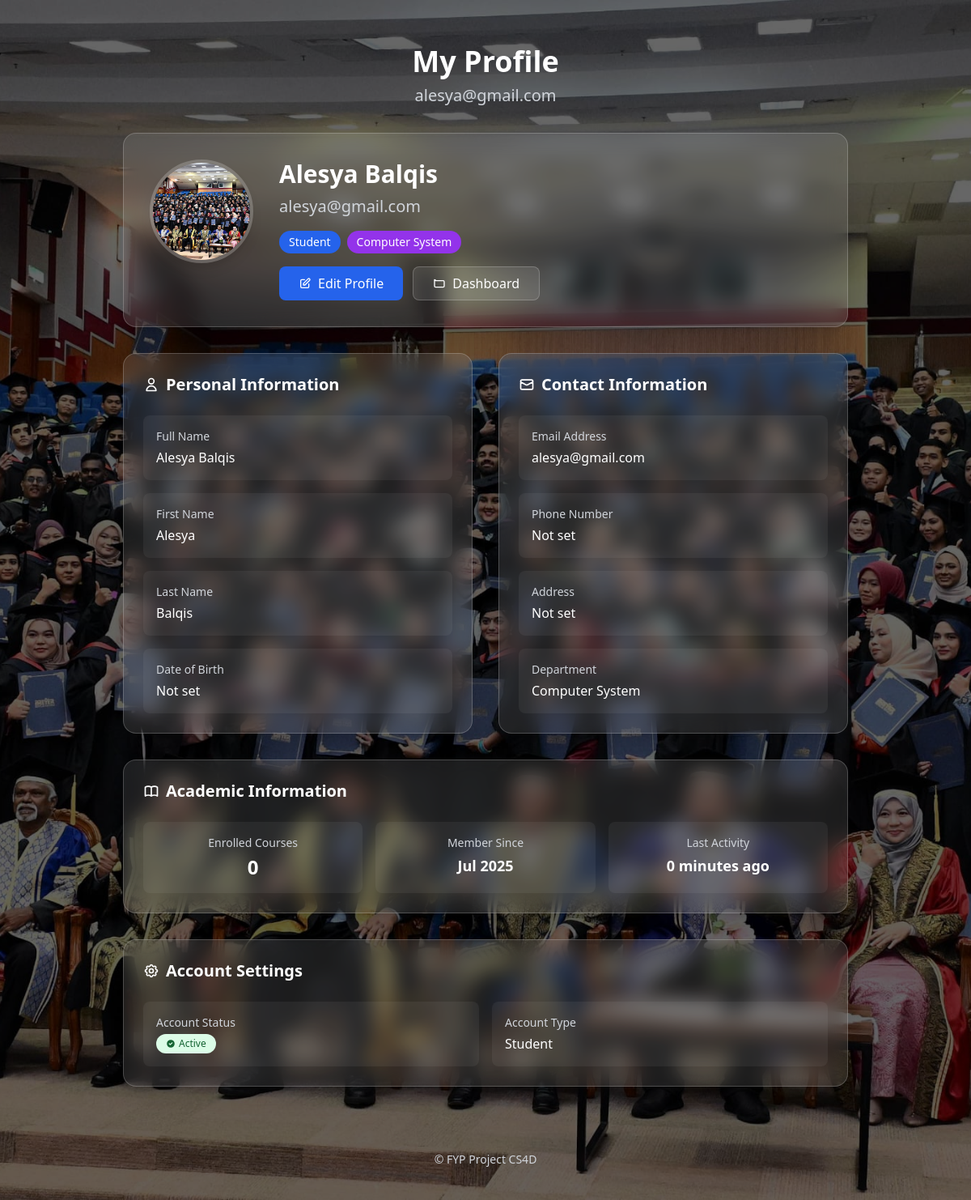
/student/profile/ (signed in), run on an earlier commit of the app's database.
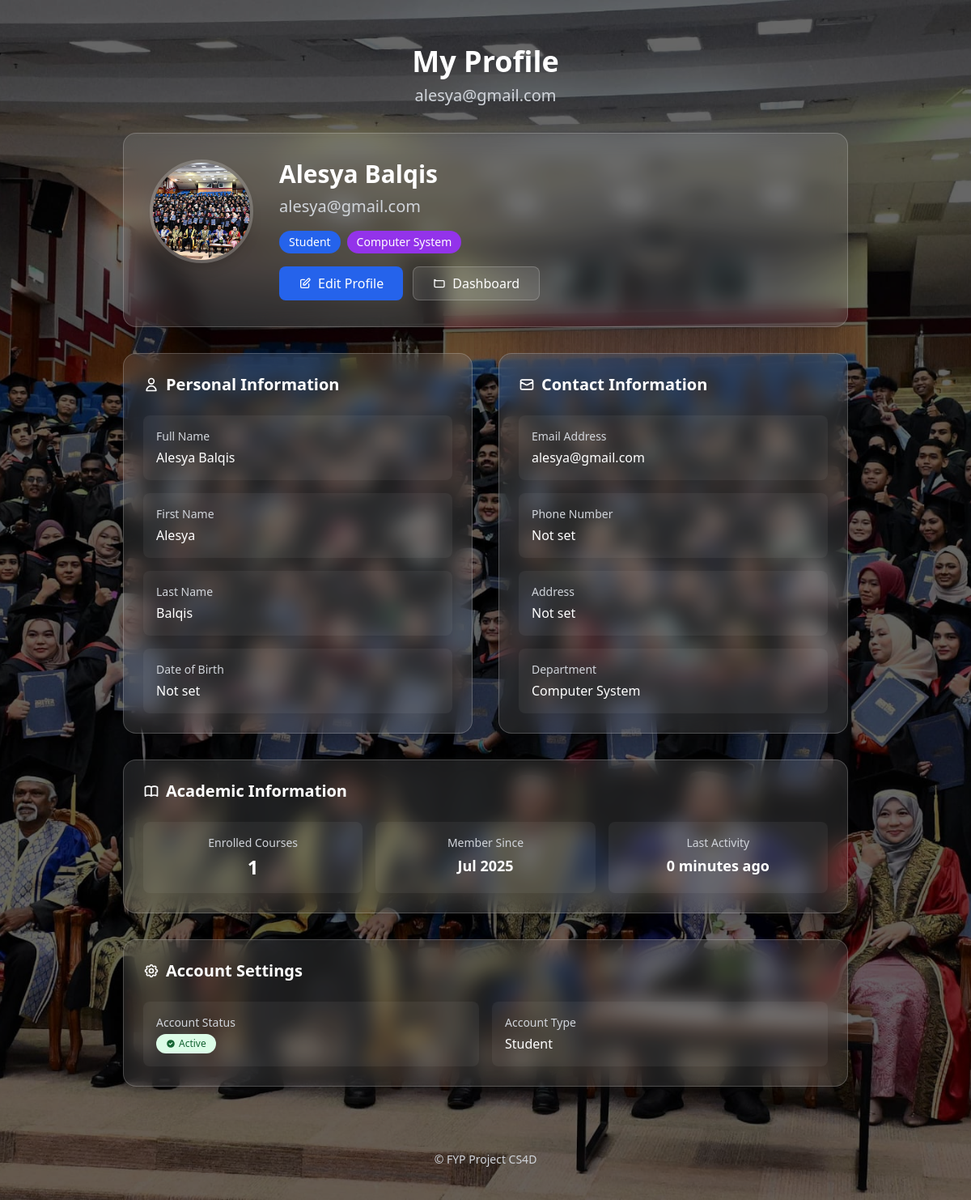
And on a later commit of the database.
### accounts/models.py (models this page shows, shortened)
class CustomUser(AbstractBaseUser, PermissionsMixin):
    class Role(models.TextChoices):
        STUDENT = 'STUDENT', 'Student'
        LECTURER = 'LECTURER', 'Lecturer'
        ADMIN = 'ADMIN', 'Admin'
    email = models.EmailField(unique=True)
    role = models.CharField(max_length=20, choices=Role.choices, default=Role.STUDENT)
    first_name = models.CharField(max_length=30, blank=True)
    last_name = models.CharField(max_length=30, blank=True)
    phone_number = models.CharField(max_length=20, blank=True, null=True)
    address = models.TextField(blank=True, null=True)
    department = models.ForeignKey(
    Department,
    null=True,
    blank=True,
    on_delete=models.SET_NULL,
    related_name='users'
)
    profile_picture = models.ImageField(upload_to='profile_pics/', blank=True, null=True)  # Added profile_picture field
    is_staff = models.BooleanField(default=False)
    is_active = models.BooleanField(default=True)
    date_joined = models.DateTimeField(default=timezone.now, blank=True, null=True)
    USERNAME_FIELD = 'email'
    REQUIRED_FIELDS = ['first_name', 'last_name']
    objects = CustomUserManager()
    def get_full_name(self):
        return f"{self.first_name} {self.last_name}".strip()

### core/models.py (models this page shows, shortened)
class Student(models.Model):
    user = models.OneToOneField(settings.AUTH_USER_MODEL, on_delete=models.CASCADE)
    courses = models.ManyToManyField(Course, through='Enrollment')
    parents = models.ManyToManyField(Parent, related_name='children', blank=True)
    profile_picture = models.ImageField(upload_to='profile_pics/', blank=True, null=True)
    date_of_birth = models.DateField(blank=True, null=True)
    address = models.TextField(blank=True, null=True)
    phone_number = models.CharField(max_length=20, blank=True, null=True)
    latest_activity = models.DateTimeField(blank=True, null=True)

class Department(models.Model):
    name = models.CharField(max_length=100, unique=True)
    def __str__(self):
        return self.name

### accounts/decorators.py (the view)
        @login_required
        def _wrapped_view(request, *args, **kwargs):
            if request.user.role != role:
                return HttpResponseForbidden("You are not authorized to view this page.")
            return view_func(request, *args, **kwargs)

### student/views.py (called while the page is built)
@login_required
@role_required(CustomUser.Role.STUDENT)
def student_profile(request):
    try:
        student = Student.objects.get(user=request.user)
        student.latest_activity = timezone.now()
        student.save(update_fields=['latest_activity'])
    except Student.DoesNotExist:
        pass
    user = request.user
    return render(request, 'student/profile.html', {'user': user})

### student/templates/student/profile.html (shortened to what the changed rows need)
{% extends 'base.html' %}
{% load static %}
{% block content %}
<div class="max-w-4xl mx-auto space-y-8">
  <div class="text-center mb-8">
    <h1 class="text-4xl font-bold text-white mb-2">My Profile</h1>
    <p class="text-xl text-gray-300">{{ request.user.email }}</p>
  </div>
  <div class="bg-white/10 backdrop-blur-md rounded-2xl p-8 border border-white/20 shadow-xl">
    <div class="flex flex-col md:flex-row items-center md:items-start space-y-6 md:space-y-0 md:space-x-8">
      <div class="flex-shrink-0">
        {% if request.user.profile_picture %}
          <img src="{{ request.user.profile_picture.url }}" alt="Profile Picture"
               class="w-32 h-32 rounded-full object-cover border-4 border-white/20 shadow-lg">
        {% endif %}
      </div>
      <div class="flex-grow text-center md:text-left">
        <h2 class="text-3xl font-bold text-white mb-2">
          {{ request.user.get_full_name|default:"No Name Set" }}
        </h2>
        <p class="text-xl text-gray-300 mb-4">{{ request.user.email }}</p>
        <div class="flex flex-wrap justify-center md:justify-start gap-2 mb-4">
          <span class="bg-blue-600 text-white px-3 py-1 rounded-full text-sm">Student</span>
          {% if request.user.department %}
            <span class="bg-purple-600 text-white px-3 py-1 rounded-full text-sm">{{ request.user.department }}</span>
          {% endif %}
        </div>
        <div class="flex flex-col sm:flex-row gap-3 justify-center md:justify-start">
          <a href="{% url 'student:profile_update' %}"
             class="bg-blue-600 hover:bg-blue-700 text-white px-6 py-2 rounded-lg transition-colors flex items-center justify-center">
          </a>
          <a href="{% url 'student:dashboard' %}"
             class="bg-white/10 hover:bg-white/20 text-white px-6 py-2 rounded-lg transition-colors border border-white/20 flex items-center justify-center">
          </a>
        </div>
      </div>
    </div>
  </div>
  <div class="grid grid-cols-1 lg:grid-cols-2 gap-8">
    <div class="bg-white/10 backdrop-blur-md rounded-2xl p-6 border border-white/20 shadow-xl">
      <div class="space-y-4">
        <div class="bg-white/5 rounded-lg p-4">
          <h4 class="text-sm font-medium text-gray-300 mb-1">Full Name</h4>
          <p class="text-white">{{ request.user.get_full_name|default:"Not set" }}</p>
        </div>
        <div class="bg-white/5 rounded-lg p-4">
          <h4 class="text-sm font-medium text-gray-300 mb-1">First Name</h4>
          <p class="text-white">{{ request.user.first_name|default:"Not set" }}</p>
        </div>
        <div class="bg-white/5 rounded-lg p-4">
          <h4 class="text-sm font-medium text-gray-300 mb-1">Last Name</h4>
          <p class="text-white">{{ request.user.last_name|default:"Not set" }}</p>
        </div>
      </div>
    </div>
    <div class="bg-white/10 backdrop-blur-md rounded-2xl p-6 border border-white/20 shadow-xl">
      <div class="space-y-4">
        <div class="bg-white/5 rounded-lg p-4">
          <h4 class="text-sm font-medium text-gray-300 mb-1">Email Address</h4>
          <p class="text-white">{{ request.user.email }}</p>
        </div>
        <div class="bg-white/5 rounded-lg p-4">
          <h4 class="text-sm font-medium text-gray-300 mb-1">Phone Number</h4>
          <p class="text-white">{{ request.user.phone_number|default:"Not set" }}</p>
        </div>
        <div class="bg-white/5 rounded-lg p-4">
          <h4 class="text-sm font-medium text-gray-300 mb-1">Address</h4>
          <p class="text-white">{{ request.user.address|default:"Not set" }}</p>
        </div>
        <div class="bg-white/5 rounded-lg p-4">
          <h4 class="text-sm font-medium text-gray-300 mb-1">Department</h4>
          <p class="text-white">{{ request.user.department|default:"Not set" }}</p>
        </div>
      </div>
    </div>
  </div>
  <div class="bg-white/10 backdrop-blur-md rounded-2xl p-6 border border-white/20 shadow-xl">
    <div class="grid grid-cols-1 md:grid-cols-3 gap-4">
      <div class="bg-white/5 rounded-lg p-4 text-center">
        <h4 class="text-sm font-medium text-gray-300 mb-1">Enrolled Courses</h4>
        <p class="text-2xl font-bold text-white">{{ request.user.student.enrollment_set.count }}</p>
      </div>
      <div class="bg-white/5 rounded-lg p-4 text-center">
        <h4 class="text-sm font-medium text-gray-300 mb-1">Member Since</h4>
        <p class="text-lg font-semibold text-white">{{ request.user.date_joined|date:"M Y" }}</p>
      </div>
      <div class="bg-white/5 rounded-lg p-4 text-center">
        <h4 class="text-sm font-medium text-gray-300 mb-1">Last Activity</h4>
        <p class="text-lg font-semibold text-white">
          {% if request.user.student.latest_activity %}
            {{ request.user.student.latest_activity|timesince }} ago
          {% else %}
            Never
          {% endif %}
        </p>
      </div>
    </div>
  </div>
  <div class="bg-white/10 backdrop-blur-md rounded-2xl p-6 border border-white/20 shadow-xl">
    <div class="grid grid-cols-1 md:grid-cols-2 gap-4">
      <div class="bg-white/5 rounded-lg p-4">
        <h4 class="text-sm font-medium text-gray-300 mb-1">Account Type</h4>
        <p class="text-white">{{ request.user.get_role_display }}</p>
      </div>
    </div>
  </div>
</div>
{% endblock %}

What changed in the data, as far as the page shows it:
changed CustomUser "Alesya Balqis": user.student.enrollment_set.count "0" → "1"
